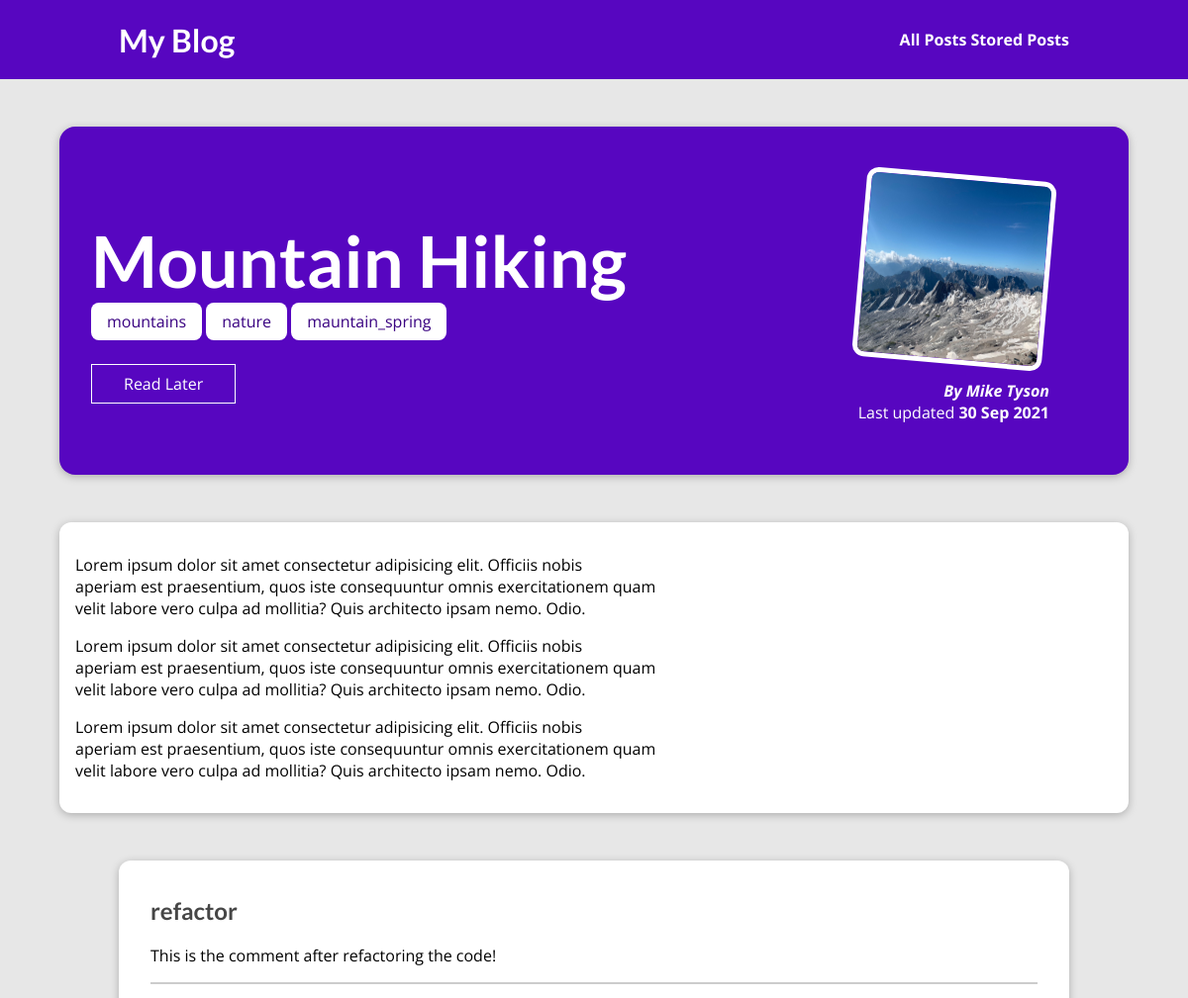
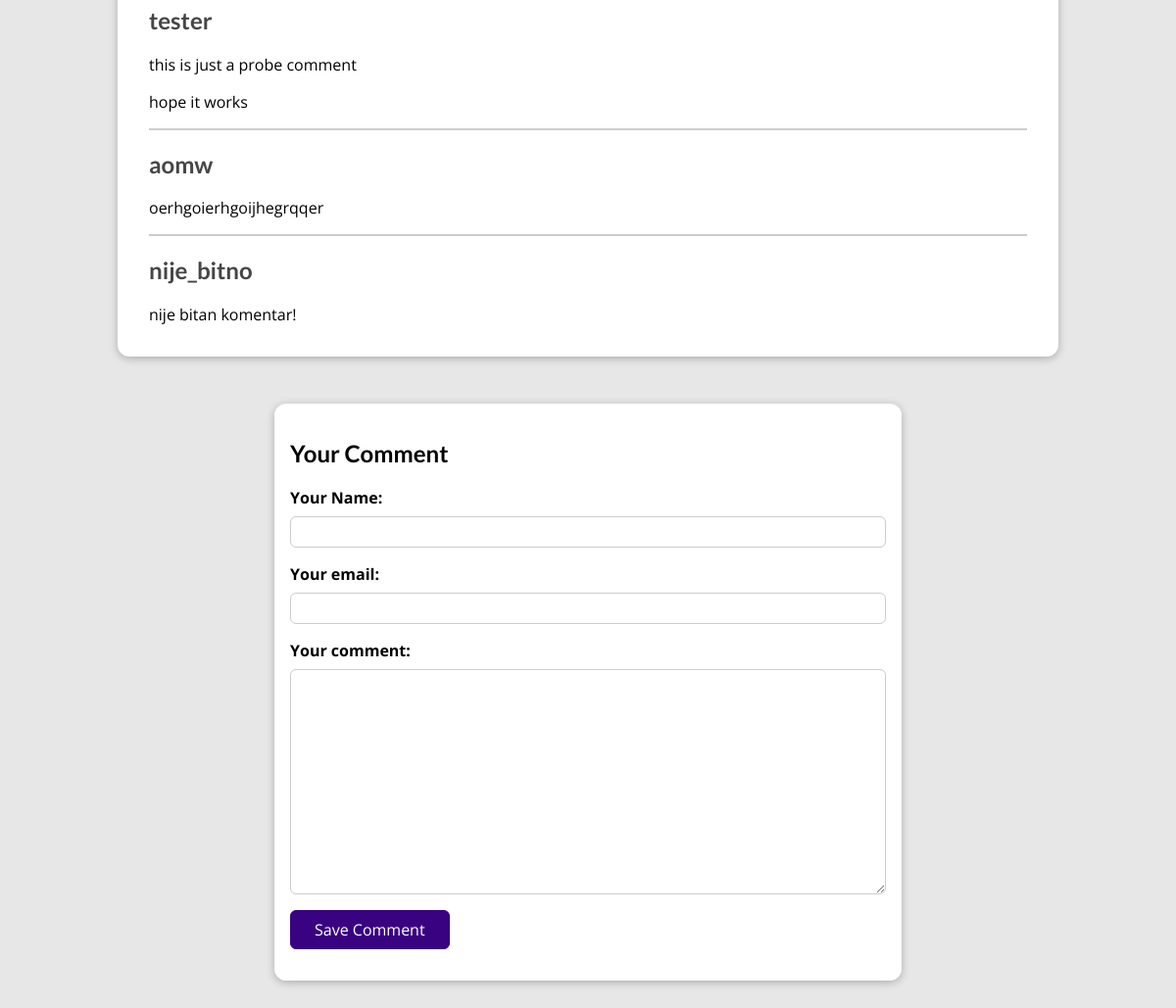
The app's page /posts/mountain-hiking with its own data (2 pictures, top to bottom).
### blog/models.py (models this page shows, shortened)
class Post(models.Model):
    title = models.CharField(max_length=200)
    excerpt = models.TextField(default='', null=False, max_length=200)
    image = models.ImageField(upload_to="posts", null=True)
    date = models.DateTimeField(verbose_name='date')
    slug = models.SlugField(unique=True, max_length=30, default='', null=False)
    content = models.TextField(validators=[MinLengthValidator(10), MaxLengthValidator(2000)])
    author = models.ForeignKey(Author, null=False, on_delete=models.RESTRICT, related_name='posts')
    tags = models.ManyToManyField(Tag)

class Tag(models.Model):
    caption = models.CharField(max_length=15)

class Author(models.Model):
    first_name = models.CharField(max_length=30)
    last_name = models.CharField(max_length=50)
    email = models.EmailField()
    def __str__(self):
        return f'{self.first_name} {self.last_name}'

class Comment(models.Model):
    user_name = models.CharField(max_length=100)
    user_email = models.EmailField()
    text = models.TextField(max_length=400)
    post = models.ForeignKey(Post, null=True, on_delete=models.CASCADE, related_name='comments')

### blog/views.py (the view, shortened to what this page needs)
# urls.py: path('posts/<slug:slug>', views.IndividualPostView.as_view(), name='individual_post'),
class IndividualPostView(View):
    def get(self, request, slug):
        context = self.get_context(request, slug, comment_form=CommentForm())
        return render(request, 'blog/post_detail.html', context)
    @staticmethod
    def is_stored_post(request, post_id):
        stored_posts = request.session.get('stored_posts')
        if stored_posts is not None:
            is_saved_for_later = post_id in stored_posts
        else:
            is_saved_for_later = False
        return is_saved_for_later
    def get_context(self, request, slug, comment_form):
        post = Post.objects.get(slug=slug)
        context = {
            'post': post,
            'tags': post.tags.all(),
            'comment_form': comment_form,
            'comments': post.comments.all().order_by('-id'),
            'saved_for_later': self.is_stored_post(request, post.id)
        }
        return context

### blog/forms.py
class CommentForm(forms.ModelForm):
    class Meta:
        model = Comment
        exclude = ['post']
        labels = {
            'user_name': 'Your Name',
            'user_email': 'Your email',
            'text': 'Your comment'
        }

### blog/templates/blog/post_detail.html (shortened to what this page needs)
{% extends 'base.html' %}
{% load static %}
{% block css_files %}
    <link rel="stylesheet" href="{% static 'blog/post_detail.css' %}"/>
{% endblock %}
{% block content %}
    <section id="summary">
        <h2>{{ post.title }}</h2>
        <div>
            {% for tag in tags %}
                <span class="tag">{{ tag.caption }}</span>
            {% endfor %}
        </div>
        <div id="read-later">
            <form action="{% url 'read-later' %}" method="POST">
                <button>
                    {% if saved_for_later %}
                        Remove from "Read Later" list
                    {% else %}
                        Read Later
                    {% endif %}
                </button>
            </form>
        </div>
        <article>
            <img src="{{ post.image.url }}" alt="{{ post.title }}"/>
            <address>By <a href="mailto:{{post.author.email}}">{{ post.author }}</a></address>
            <div>
                Last updated
                <time>{{ post.date|date:"d M Y" }}</time>
            </div>
        </article>
    </section>
    <main>
        {{ post.content|linebreaks }}
    </main>
    <section id="comments">
        <ul>
            {% for comment in comments %}
                <li>
                    <h2>{{ comment.user_name }}</h2>
                    <p>{{ comment.text|linebreaks }}</p>
                </li>
            {% endfor %}
        </ul>
    </section>
    <section id="comment-form">
        <h2>Your Comment</h2>
        <form action="{% url 'individual_post' post.slug %}" method="POST">
            {% for form_field in comment_form %}
                <div class="form-control {% if form_field.errors %}invalid{% endif %}">
                    {{ form_field.label_tag }}
                    {{ form_field }}
                </div>
            {% endfor %}
            <button>Save Comment</button>
        </form>
    </section>
{% endblock %}

### static/app.css (style rules this page uses)
* { box-sizing: border-box; }
html { font-family: 'Open Sans', 'Lato', sans-serif; }
body { margin: 0; }
h1, h2, h3 { font-family: 'Lato', sans-serif; font-weight: bold; }

### blog/static/blog/post_detail.css (style rules this page uses)
body { background-color: #e7e7e7; }
#summary { margin: 8rem auto 3rem auto; padding: 2rem; width: 90%; max-width: 90rem; border-radius: 16px; background-color: #5706c0; position: relative; box-shadow: 0 2px 8px rgba(0, 0, 0, 0.25); height: 22rem; }
#summary h2 { color: white; font-size: 4.5rem; margin-bottom: 0.5rem; }
#summary article { position: absolute; top: 2rem; right: 3rem; padding: 1rem 2rem; border-radius: 12px; text-align: right; color: white; }
#summary article img { width: 12rem; height: 12rem; border-radius: 12px; transform: rotateZ(5deg); border: 5px solid white; margin-bottom: 1rem; }
#summary address { font-weight: bold; }
#summary a { color: white; text-decoration: none; }
#summary time { font-weight: bold; }
#read-later { margin: 2rem 0; }
#read-later button { background-color: transparent; border: 1px solid white; padding: 0.5rem 2rem; font: inherit; color: white; cursor: pointer; }
main { width: 90%; max-width: 90rem; margin: 3rem auto; background-color: white; padding: 1rem; border-radius: 12px; box-shadow: 0 2px 8px rgba(0, 0, 0, 0.25); }
.tag { background-color: white; color: #390281; padding: 0.5rem 1rem; border-radius: 8px; }
#comment-form { margin: 3rem auto; width: 90%; max-width: 40rem; border-radius: 12px; background-color: white; box-shadow: 0 2px 8px rgba(0, 0, 0, 0.25); padding: 1rem; }
#comment-form button { font: inherit; background-color: #390281; color: white; border: 1px solid #390281; padding: 0.5rem 1.5rem; border-radius: 6px; cursor: pointer; }
.form-control { margin-bottom: 1rem; }
.form-control label { font-weight: bold; margin-bottom: 0.5rem; display: block; }
.form-control input, .form-control textarea { display: block; width: 100%; font: inherit; padding: 0.25rem; border-radius: 6px; border: 1px solid #ccc; }
#comments { margin: 3rem auto; width: 90%; max-width: 60rem; border-radius: 12px; background-color: white; box-shadow: 0 2px 8px rgba(0, 0, 0, 0.25); padding: 1rem 2rem; }
#comments ul { list-style: none; margin: 0; padding: 0; }
#comments li { margin-bottom: 1rem; border-bottom: 2px solid #ccc; }
#comments li:last-of-type { border-bottom: none; }
#comments h2 { color: #464646; }

### records on screen
Post: title "Mountain Hiking", image (picture), author "Mike Tyson", date "30 Sep 2021", content "Lorem ipsum dolor sit amet consectetur adipisicing elit. Officiis nobis aperiam est praesentium, quos iste consequuntur omnis exercitationem quam velit labore vero culpa ad mollitia? Quis architecto ipsam nemo. Odio. Lorem ipsum dolor sit amet consectetur adipisicing elit. Officiis nobis aperiam est praesentium, quos iste consequuntur omnis exercitationem quam velit labore vero culpa ad mollitia? Quis architecto ipsam nemo. Odio. Lorem ipsum dolor sit amet consectetur adipisicing elit. Officiis nobis aperiam est praesentium, quos iste consequuntur omnis exercitationem quam velit labore vero culpa ad mollitia? Quis architecto ipsam nemo. Odio."
Tag: caption "mountains"
Tag: caption "nature"
Tag: caption "mauntain_spring"
Comment: user_name "refactor", text "This is the comment after refactoring the code!"
Comment: user_name "tester", text "this is just a probe comment hope it works"
Comment: user_name "aomw", text "oerhgoierhgoijhegrqqer"
Comment: user_name "nije_bitno", text "nije bitan komentar!"
